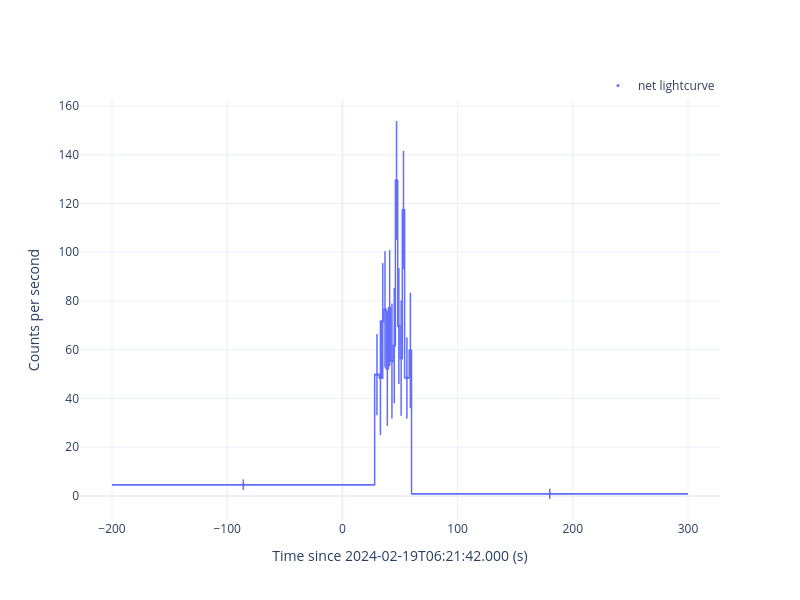

The notebook cell saved with this chart:
### Code cell
gbm_tte.extract_rebin_curve(min_sigma=2, savepath='./n9/curve', loglog=False, step=True, show=True)

### Figure 1 — Plotly figure (JSON) as saved in the notebook; plotly's stock layout.template omitted (floating-point values rounded to 4 significant figures)
{"data": [{"error_x": {"array": [114.0, 2.0, 1.0, 1.0, 1.0, 1.0, 1.0, 1.0, 1.0, 1.0, 1.0, 1.0, 1.0, 2.0, 1.0, 120.0], "thickness": 1.5, "type": "data", "width": 0}, "error_y": {"array": [2.151, 16.65, 23.53, 23.78, 23.83, 23.58, 23.84, 23.62, 23.68, 24.39, 23.77, 23.64, 24.27, 16.66, 23.68, 2.121], "thickness": 1.5, "type": "data", "width": 0}, "marker": {"color": "#636EFA", "size": 3, "symbol": "circle"}, "mode": "markers", "name": "net lightcurve", "showlegend": true, "type": "scatter", "x": [-86.0, 30.0, 33.0, 35.0, 37.0, 39.0, 41.0, 43.0, 45.0, 47.0, 49.0, 51.0, 53.0, 56.0, 59.0, 180.0], "y": [4.64, 49.79, 48.47, 71.75, 76.53, 52.32, 77.1, 55.38, 61.67, 129.5, 69.74, 56.52, 117.3, 48.48, 59.65, 0.8657]}, {"line": {"color": "#636EFA", "width": 1.5}, "mode": "lines", "showlegend": false, "type": "scatter", "x": [-200.0, 28.0, 28.0, 32.0, 32.0, 34.0, 34.0, 36.0, 36.0, 38.0, 38.0, 40.0, 40.0, 42.0, 42.0, 44.0, 44.0, 46.0, 46.0, 48.0, 48.0, 50.0, 50.0, 52.0, 52.0, 54.0, 54.0, 58.0, 58.0, 60.0, 60.0, 300.0], "y": [4.64, 4.64, 49.79, 49.79, 48.47, 48.47, 71.75, 71.75, 76.53, 76.53, 52.32, 52.32, 77.1, 77.1, 55.38, 55.38, 61.67, 61.67, 129.5, 129.5, 69.74, 69.74, 56.52, 56.52, 117.3, 117.3, 48.48, 48.48, 59.65, 59.65, 0.8657, 0.8657]}], "layout": {"height": 600, "legend": {"x": 1, "xanchor": "right", "y": 1, "yanchor": "bottom"}, "width": 800, "xaxis": {"title": {"text": "Time since 2024-02-19T06:21:42.000 (s)"}}, "yaxis": {"title": {"text": "Counts per second"}}}}
